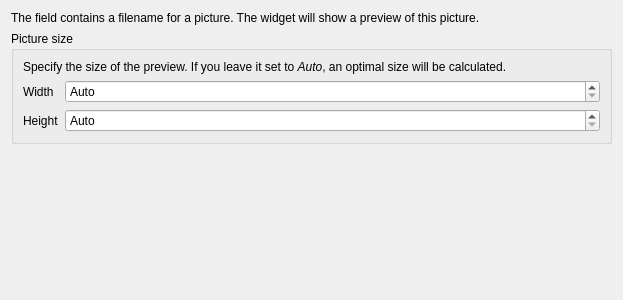
<?xml version="1.0" encoding="UTF-8"?>
<ui version="4.0">
 <class>QgsPhotoConfigDlgBase</class>
 <widget class="QWidget" name="QgsPhotoConfigDlgBase">
  <property name="geometry">
   <rect>
    <x>0</x>
    <y>0</y>
    <width>623</width>
    <height>300</height>
   </rect>
  </property>
  <property name="windowTitle">
   <string>Form</string>
  </property>
  <layout class="QFormLayout" name="formLayout">
   <property name="fieldGrowthPolicy">
    <enum>QFormLayout::AllNonFixedFieldsGrow</enum>
   </property>
   <item row="0" column="0" colspan="2">
    <widget class="QLabel" name="explanationLabel">
     <property name="text">
      <string>The field contains a filename for a picture. The widget will show a preview of this picture.</string>
     </property>
     <property name="wordWrap">
      <bool>true</bool>
     </property>
    </widget>
   </item>
   <item row="1" column="0" colspan="2">
    <widget class="QGroupBox" name="groupBox">
     <property name="title">
      <string>Picture size</string>
     </property>
     <layout class="QFormLayout" name="formLayout_2">
      <item row="1" column="0">
       <widget class="QLabel" name="label_12">
        <property name="text">
         <string>Width</string>
        </property>
       </widget>
      </item>
      <item row="1" column="1">
       <widget class="QgsSpinBox" name="sbWidgetWidth">
        <property name="specialValueText">
         <string>Auto</string>
        </property>
        <property name="suffix">
         <string> px</string>
        </property>
        <property name="maximum">
         <number>10000</number>
        </property>
       </widget>
      </item>
      <item row="2" column="0">
       <widget class="QLabel" name="label_13">
        <property name="text">
         <string>Height</string>
        </property>
       </widget>
      </item>
      <item row="2" column="1">
       <widget class="QgsSpinBox" name="sbWidgetHeight">
        <property name="specialValueText">
         <string>Auto</string>
        </property>
        <property name="suffix">
         <string> px</string>
        </property>
        <property name="prefix">
         <string/>
        </property>
        <property name="maximum">
         <number>10000</number>
        </property>
       </widget>
      </item>
      <item row="0" column="0" colspan="2">
       <widget class="QLabel" name="label">
        <property name="text">
         <string>Specify the size of the preview. If you leave it set to &lt;i&gt;Auto&lt;/i&gt;, an optimal size will be calculated.</string>
        </property>
        <property name="wordWrap">
         <bool>true</bool>
        </property>
       </widget>
      </item>
     </layout>
    </widget>
   </item>
  </layout>
 </widget>
 <customwidgets>
  <customwidget>
   <class>QgsSpinBox</class>
   <extends>QSpinBox</extends>
   <header>qgsspinbox.h</header>
  </customwidget>
 </customwidgets>
 <resources/>
 <connections/>
</ui>
